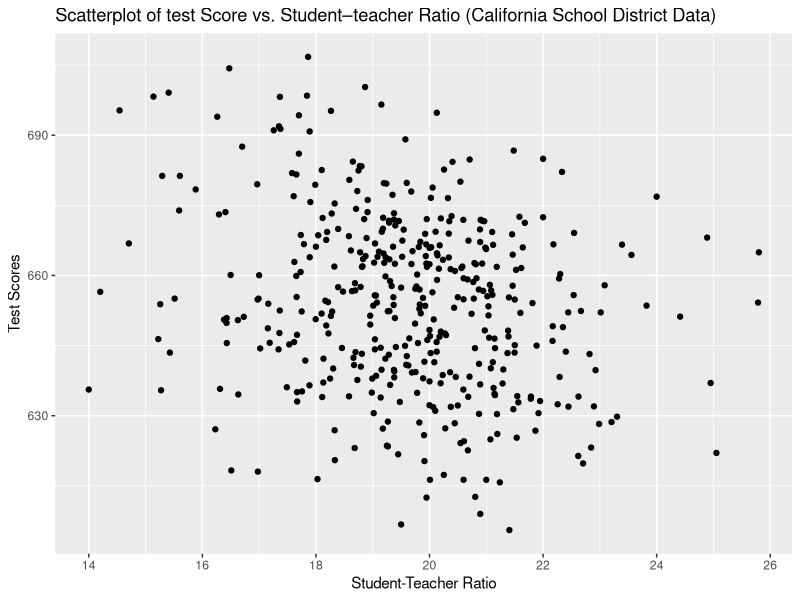
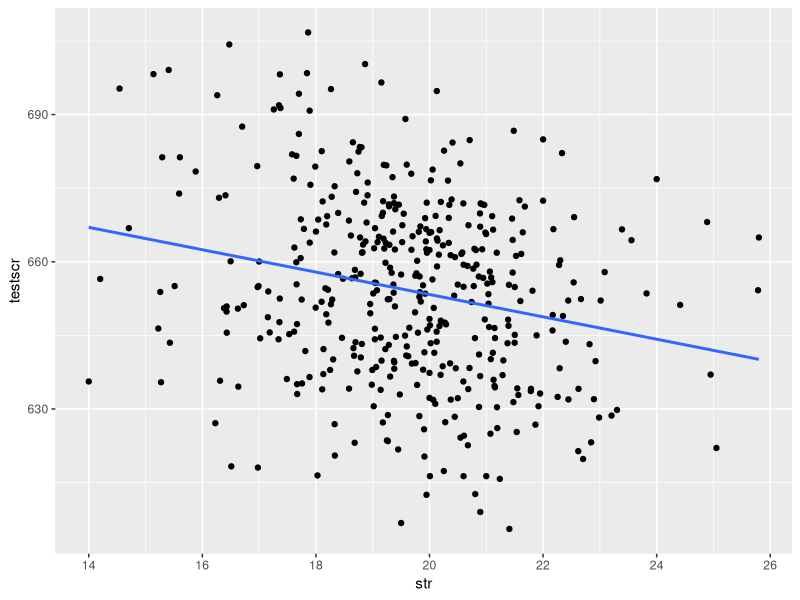

The R script that drew these images, in order:
## ---- chunk 1
library(AER) 
data('CASchools', package = "AER")
CASchools
## ---- chunk 2
library(tidyverse)
as_tibble(CASchools) -> caschools
caschools
## ---- chunk 3
#| echo: false
# create new variables "str" and "testscr".
caschools %>% 
  mutate(str = students/teachers,
         testscr = (english+math)/2) -> caschools

# summary table 
caschools %>% 
  pivot_longer(cols = c(str, testscr), names_to = "variables", values_to = "value") %>% 
  group_by(variables) %>% 
  summarise(Average = mean(value),
            `Standard Deviation` = sd(value),
            `Percentile 10%` = quantile(value, 0.1),
            `Percentile 25%` = quantile(value, 0.25),
            Median = quantile(value, 0.5),
            `Percentile 75%` = quantile(value, 0.75)) 
## ---- chunk 4
#| code-fold: true
# Create new variables "str" and "testscr".
caschools %>% 
  mutate(str = students/teachers,
         testscr = (read+math)/2) -> caschools
caschools
## ---- chunk 5
#| code-fold: true
# summarize
caschools %>% 
  pivot_longer(cols = c(str, testscr), names_to = "variables", values_to = "value") %>% 
  group_by(variables) %>% 
  summarise(Average = mean(value),
            `Standard Deviation` = sd(value),
            `Percentile 10%` = quantile(value, 0.1),
            `Percentile 25%` = quantile(value, 0.25),
            Median = quantile(value, 0.5),
            `Percentile 75%` = quantile(value, 0.75))
## ---- chunk 6
#| code-fold: true
 
caschools %>% 
  ggplot(aes(x = str, y = testscr))+
  geom_point()+
  labs(x = "Student-Teacher Ratio",
       y = "Test Scores",
       title = 'Scatterplot of test Score vs. Student–teacher Ratio (California School District Data)')
## ---- chunk 7
lm(testscr ~ str, data = caschools)
## ---- chunk 8
#| code-fold: true
caschools %>% 
  ggplot(aes(str, testscr))+
  geom_point()+
  geom_smooth(method = "lm",
              formula = y ~ x, se = FALSE)
